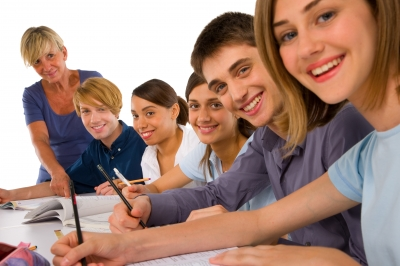
#> input picture about_img.jpg, 400 x 266 px, given in place of the camera
$ python object_detection_opencv.py
#> lines starting #> are read from the running program, lines starting #| are printed output that depends on the picture; after the words box and inside, x2 and y2 are one past the last pixel; in counts of white or black regions, pixels touching at a corner belong together
import numpy as np
import cv2 as cv


cap = cv.VideoCapture(0)
cv.namedWindow("Tracker")


def nothing(x):
    pass


cv.createTrackbar("LowHue", "Tracker", 0, 255, nothing)
#> slider 'LowHue' is set to 51
cv.createTrackbar("UpHue", "Tracker", 255, 255, nothing)
cv.createTrackbar("LowSae", "Tracker", 0, 255, nothing)
#> slider 'LowSae' is set to 51
cv.createTrackbar("UpSae", "Tracker", 255, 255, nothing)
cv.createTrackbar("LowVal", "Tracker", 0, 255, nothing)
#> slider 'LowVal' is set to 51
cv.createTrackbar("UpVal", "Tracker", 255, 255, nothing)

while True:
    # frame = cv.imread("smarties.png")

    _, frame = cap.read()
#> frame is the input picture: shape (266, 400, 3); mean B, G, R 124.1, 136.1, 166.9
    frame_hsv = cv.cvtColor(frame, cv.COLOR_BGR2HSV)
#> frame_hsv: shape (266, 400, 3); mean H, S, V 42.8, 91.3, 171

    l_h = cv.getTrackbarPos("LowHue", "Tracker")
    u_h = cv.getTrackbarPos("UpHue", "Tracker")

    l_s = cv.getTrackbarPos("LowSae", "Tracker")
    u_s = cv.getTrackbarPos("UpSae", "Tracker")

    l_v = cv.getTrackbarPos("LowVal", "Tracker")
    u_v = cv.getTrackbarPos("UpVal", "Tracker")

    l_b = np.array([l_h, l_s, l_v])
    u_b = np.array([u_h, u_s, u_v])

    mask = cv.inRange(frame_hsv, l_b, u_b)
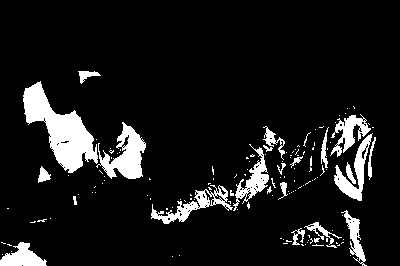
#> mask: shape (266, 400); 9.7% white; 140 white regions (116 under 20 px), largest, box (x1, y1, x2, y2) and area: (23, 81, 98, 173) 2905, (96, 122, 146, 179) 1353, (151, 185, 233, 224) 870
    res = cv.bitwise_and(frame, frame, mask=mask)
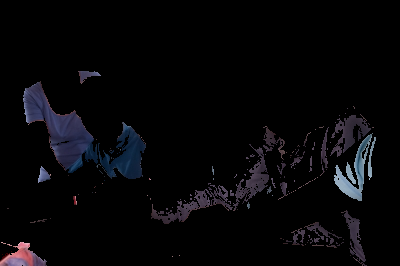
#> res: shape (266, 400, 3); mean B, G, R 8.4, 6.3, 6.5

    cv.imshow("frame", frame)
    cv.imshow("mask", mask)
    cv.imshow("res", res)
    k = cv.waitKey(1)
#> (key Esc is pressed here)
    if k == ord("1"):
        break

cap.release()
cv.destroyAllWindows()

$ run again, on apple.jpg
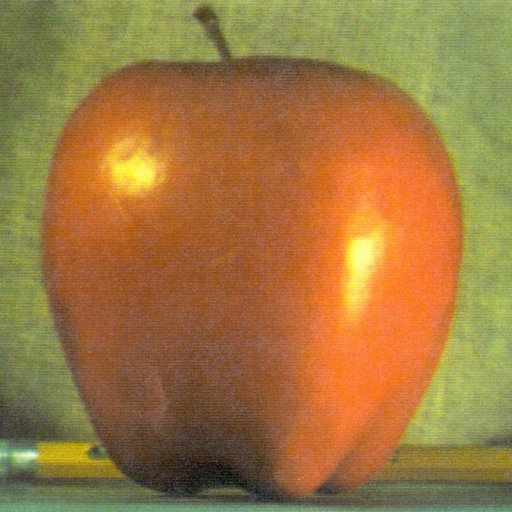
#> input picture apple.jpg, 512 x 512 px, given in place of the camera
#> frame is the input picture: shape (512, 512, 3); mean B, G, R 64.8, 119.7, 159.1
#> frame_hsv: shape (512, 512, 3); mean H, S, V 21.7, 145.4, 163
#> `mask = cv.inRange(frame_hsv, l_b, u_b)`:
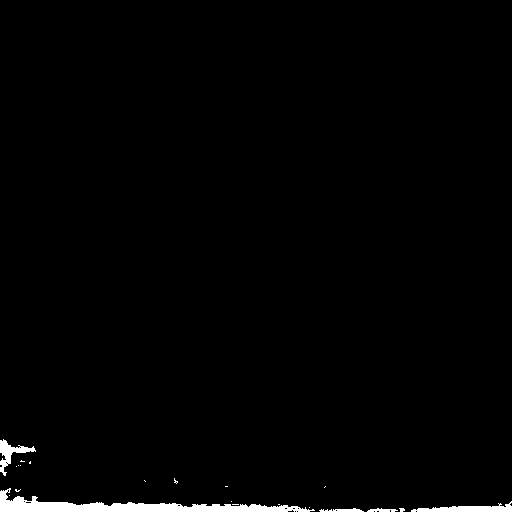
#> mask: shape (512, 512); 1.5% white; 21 white regions (16 under 20 px), largest, box (x1, y1, x2, y2) and area: (0, 488, 315, 512) 2623, (411, 501, 512, 512) 540, (0, 439, 36, 476) 400, (319, 508, 364, 512) 116, (367, 508, 398, 512) 82
